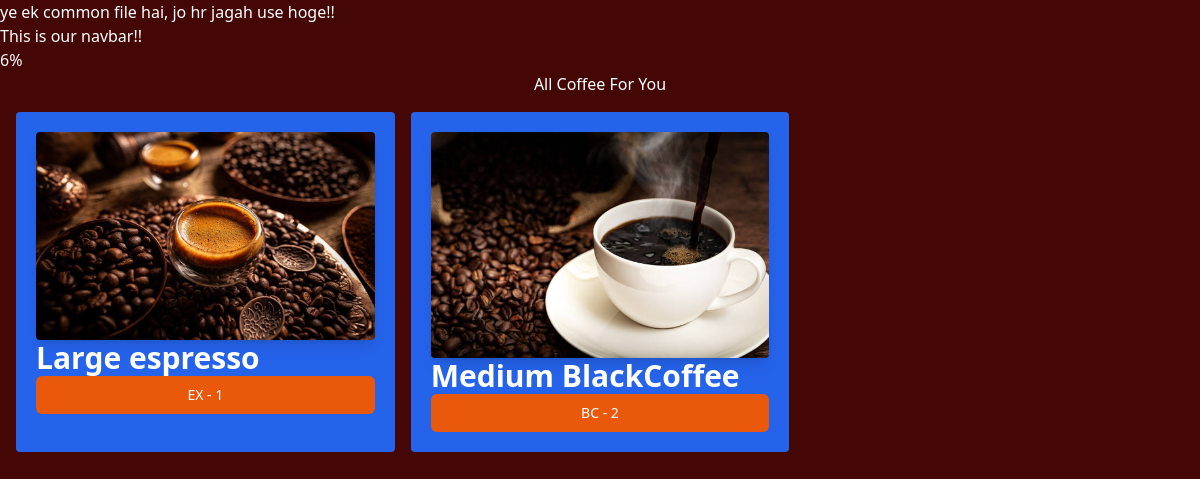
Page /coffee/ on the committed database.
### coffee/models.py (models this page shows, shortened)
class coffee_varieties(models.Model):
    COFFEE_TYPE_CHOICE=[
        ('CAP', 'Capachino'),
        ('BC', 'Black Coffee'),
        ('CC', 'Cold Coffee'),
        ('EX', 'Espresso'),
        ('Pc', 'Plane Coffee')
    ]
    name=models.CharField(max_length=100)#this sets max length to 100
    image=models.ImageField(upload_to='coffees/') #ese hi images upload hoti hai
    date=models.DateTimeField(default=timezone.now)
    type= models.CharField(max_length=3, choices=COFFEE_TYPE_CHOICE) #to ye bs upar wali choices lega
    description=models.TextField(default='') #this is a text field

### coffee/views.py (the view)
# urls.py: path('', views.all_coffee, name='all_coffee'),
def all_coffee(request):
    coffees= coffee_varieties.objects.all() #ye db pr query krega, arryas aayenge
    return render(request, 'coffee/all_coffee.html', {'coffees':coffees}) #ab front-end mein values aajaynegi!!

### coffee/templates/coffee/all_coffee.html (shortened to what this page needs)
{% extends 'layout.html' %}
{% block content %}6%
<h1>All Coffee For You</h1>
<div class="grid grid-cols-3 gap-4 m-4">
{% for COD in coffees  %}
    <div class="bg-blue-600 p-5 rounded">
        <img class="rounded shadow-lg" src="{{COD.image.url}}" alt="">
        <h3 class="text-3xl font-bold">{{COD.name}}</h3>
        <a href="{% url 'coffee_detail' coffee.id %}">
            <button
            type="button"
            class="inline-flex items-center w-[100%] justify-center px-4 py-2 border border-transparent text-sm fornt-medium rounded-md text-white bg-orange-600 hover:bg-orange-800 focus:outline-none focus:ring-2 focus:ring-offset_2 focus:ring-orange-500">
                {{COD.type}} - {{COD.id}}
            </button>
        </a>
    </div>
{% endfor %}
</div>
{% endblock %}

### static/style.css (style rules this page uses)
body { background-color: #450606 ; color: #FFFFFF; }
h1 { text-align: center; font-size: 2em; }

### rows in the picture
coffee_varieties: image (picture), name "Large espresso", type "EX", id "1"
coffee_varieties: image (picture), name "Medium BlackCoffee", type "BC", id "2"
